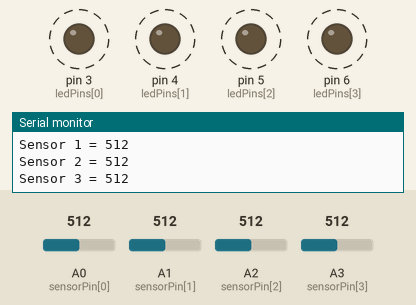
Recording of a sketch running on a simulated Arduino Uno, built with avr-gcc and run on an emulated ATmega328P. Parts: output pins drawn as LEDs (lit = HIGH), the last lines printed to the serial monitor. Dashed ring = blinking. The test bench sets the inputs (shaded band); at power-on: A2 (sensorPin[2]) = 512, A3 (sensorPin[3]) = 512, A0 (sensorPin[0]) = 512, A1 (sensorPin[1]) = 512.

Above: at 1.2 s.
1.3 s: A2 (sensorPin[2]) set to 30
At 1.7 s:
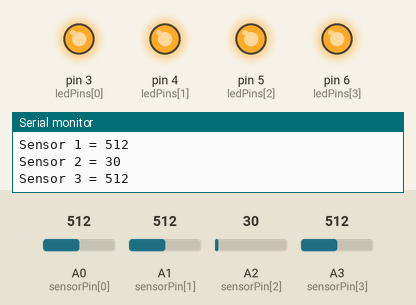
4.3 s: A3 (sensorPin[3]) set to 30
At 7.1 s:
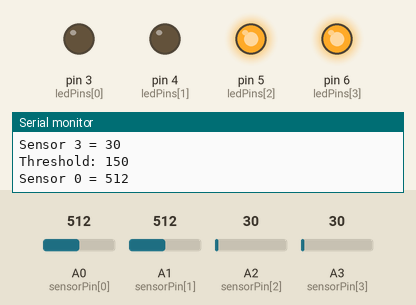
7.3 s: A0 (sensorPin[0]) set to 30
10.3 s: A1 (sensorPin[1]) set to 992
13.3 s: A2 (sensorPin[2]) set to 306
At 15.3 s:
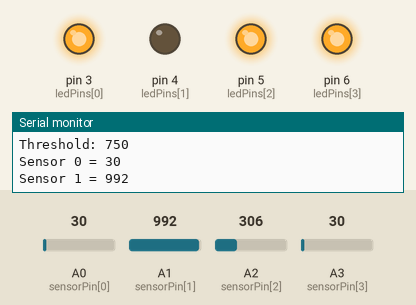
15.6 s: A3 (sensorPin[3]) set to 716
At 16.4 s:
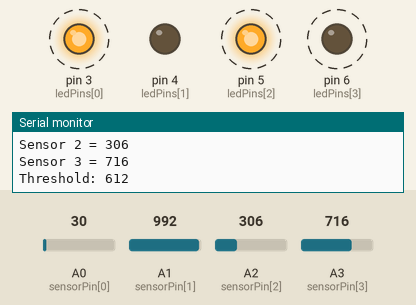
Timing chart, 0 to 19.6 s (numbered marks = the images above; inputs shaded):
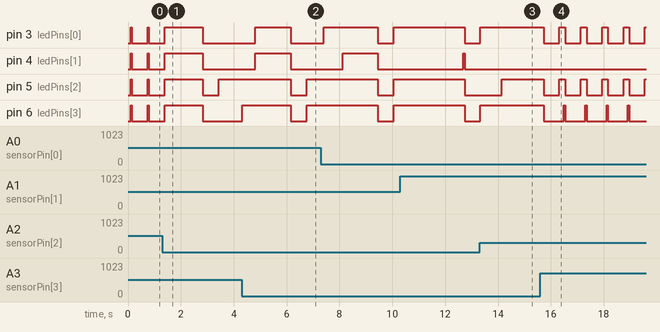

The sketch:

magicLantern.ino
```cpp
/*I used the files AnalogReadLEDOutMulti02 to test the sensors before hand and
ledArrayExampled01 as a reference to use the arrays for the sensors and leds*/

const int sensorPin[4] = {A0, A1, A2, A3}; //defining sensor pins
const int ledPins[4] = {3, 4, 5, 6}; //defining led pins
int sensorValue[4]; //setting up array for analogRead
int thresholdValue = 0; //variable to  set threshold
int pinsOn = 0; //variable to keep track of how many pins are on
int lowestValue = 0; //variable used to increment threshold

void setup() {
  // put your setup code here, to run once:
  Serial.begin(9600);
  for(int i = 0; i < 4; i++)
  {
    pinMode(ledPins[i], OUTPUT); //using ledPins array to define outputs
  }
}

void loop() {
  // put your main code here, to run repeatedly:
  if(thresholdValue <= 1023)
  {
    Serial.print("Threshold: "); // for testing purposes
    Serial.println(thresholdValue);
    getSensorValues(); //calling method to get sensor values on array.
    for(int i = 0; i < 4; i++)
    {
      /*since I'm starting the thresholdValue at 0 if the sensorValue if less
      or equal then I'm turning on the light.*/
      if(sensorValue[i] <= thresholdValue)
      {
        digitalWrite(ledPins[i], HIGH);
      }

      /*this if statement checks which is the lowest value out of all the
      sensors and stores it in the lowestValue variable which is the one
      I'm using to increment the threshold value. I'll explain why I decided
      to do it like this on the documentation*/
      // i needs to be greater than 0 in order to have something to compare
      if(i > 0)
      {
        if(sensorValue[i] <= sensorValue[i - 1])
        {
          lowestValue = sensorValue[i];
        }
        else
        {
          lowestValue = sensorValue[i - 1];
        }
      }
    }
    thresholdValue += lowestValue; //increment threshold with lowestValue
    delay(50);
  }
  else
  {
    /*this for loop checks how many leds are on and storing the count on the
    variable pinsOn. I'm using that variable to turn the lights off*/
    for(int i = 0; i < 4; i++)
    {
      if(digitalRead(ledPins[i]) == HIGH)
      {
        pinsOn += 1;
      }
    }
    thresholdValue = 0; //resetting thresholdValue
    if(pinsOn >= 4) //turning all lights off only if all leds are on
    {
      turnAllLightOFF();
    }
    delay(500); //adding delay
  }
}

/*this method calls the analogRead function and stores the value on the
sensorValue array*/
void getSensorValues()
{
  for(int i = 0; i < 4; i++)
  {
    sensorValue[i] = analogRead(sensorPin[i]);
    Serial.print("Sensor "); // for testing purposes
    Serial.print(i);
    Serial.print(" = ");
    Serial.println(sensorValue[i]);
  }
}

/*this method loops through all 4 leds and calls digitalWrite to turn them off*/
void turnAllLightOFF()
{
  for(int i = 0; i < 4; i++)
  {
    digitalWrite(ledPins[i], LOW);
  }
}

/*this method loops through all 4 leds and calls digitalWrite to turn them on*/
void turnAllLightON()
{
  for(int i = 0; i < 4; i++)
  {
    digitalWrite(ledPins[i], HIGH);
  }
}
```

Measured:
- after the input at 13.3 s, pin 5 (ledPins[2]): LOW → HIGH after 0.84 s instead of 0.03 s
- after the input at 15.6 s, pin 4 (ledPins[1]): stops changing and stays LOW
- by itself, pin 3 (ledPins[0]): alternates HIGH for 0.21 s and LOW for 0.59 s
- by itself, pin 6 (ledPins[3]): alternates HIGH for 0.05 s and LOW for 0.76 s
